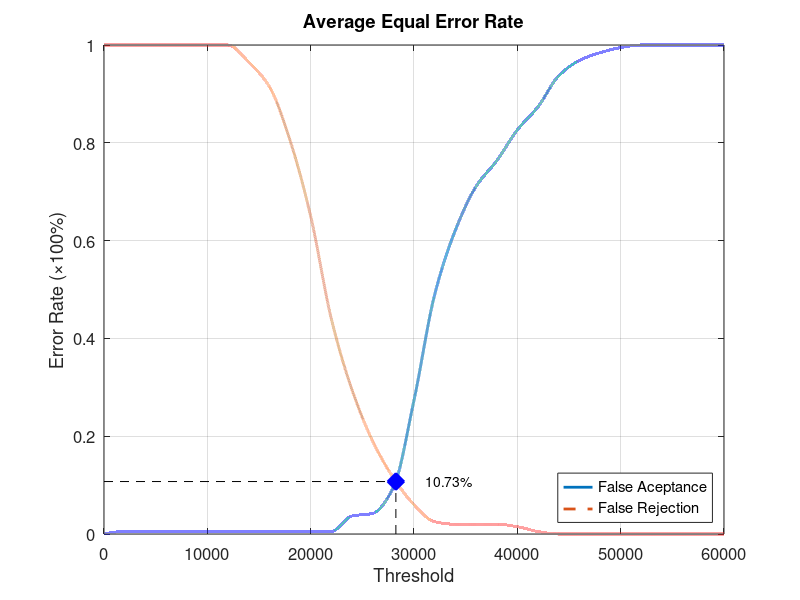
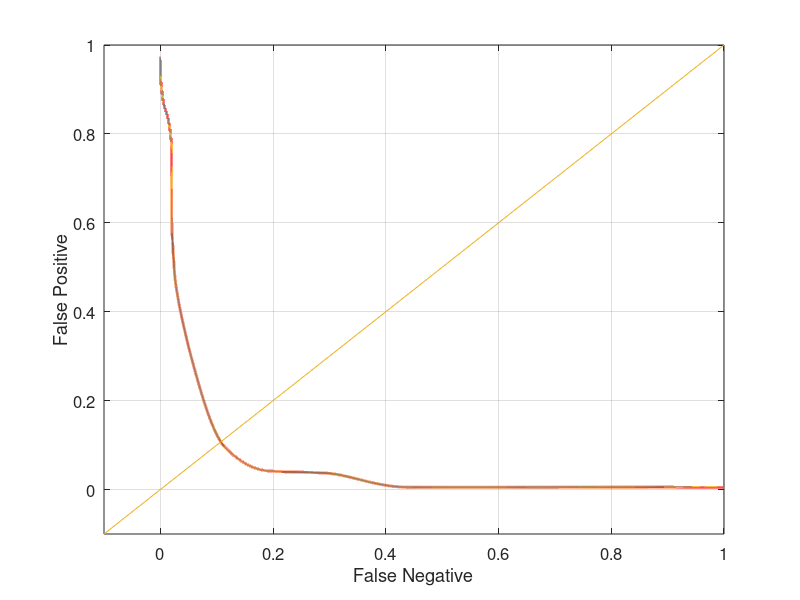

Here is the MATLAB script that generated these plots, in order:
function yEER = Database2_2
close all;
clear;
clc;
x = 0:2000:60000;
xq = 0:0.5:60000;

y0 = [0 0.00526316 0.00526316 0.00526316 0.00526316 0.00526316 0.00526316 0.00526316 0.00526316 0.00526316 0.00526316 0.00526316 0.0368421 0.0421053 0.0947368 0.273684 0.489474 0.621053 0.710526 0.763158 0.826316 0.873684 0.936842 0.968421 0.984211 0.994737 1 1 1 1 1];
yy0 = interp1(x, y0, xq, 'pchip');
y1 = [1 1 1 1 1 1 1 0.965 0.915 0.805 0.65 0.44 0.295 0.19 0.115 0.06 0.025 0.02 0.02 0.02 0.015 0.005 0 0 0 0 0 0 0 0 0];
yy1 = interp1(x, y1, xq, 'pchip');

% Calculating EER: 
y2 = abs(y0 - y1);
find(y2 == min(y2))
yy2 = abs(yy0 - yy1);
xEER = find(yy2 == min(yy2));
xEERIndex = xq(xEER) % X-axis EER
yEER = yy0(xEER) % Y-axis EER

main = figure
plot(xq, yy0,'-','LineWidth', 2);	hold on
plot(xq, yy1,'--','LineWidth', 2);	hold on
plot([xEERIndex xEERIndex], [0 yEER], 'k--');	hold on
plot([0 xEERIndex], [yEER yEER], 'k--');	hold on
plot(xEERIndex, yEER, 'bx', 'LineWidth', 10);	hold on
text(xEERIndex + 10 * xEERIndex / 100, yEER, [num2str(round((10000 * yEER)) / 100) '%'])
legend('False Aceptance', 'False Rejection', 'Location', 'SouthEast')
xlabel('Threshold')
ylabel('Error Rate (\times100%)')
title('Average Equal Error Rate')
set(gca, 'FontSize', 12)
axis([0 60000 0 1])
grid on

print(main, 'Database2_2Main', '-dpng');
FNRxFPR = figure('Color', [1 1 1]);
plot(yy1, yy0, '-', yy1, yy0, 'LineWidth', 2);
hold on
y = -0.1:0.1:1
plot(y, y); 
set(gca, 'FontSize', 12)
xlabel('False Negative')
ylabel('False Positive')
axis([-0.1 1 -0.1 1])
set(gca, 'FontSize', 12)
grid on

print(FNRxFPR, 'Database2_2FNRxFPR','-dpng');
end
